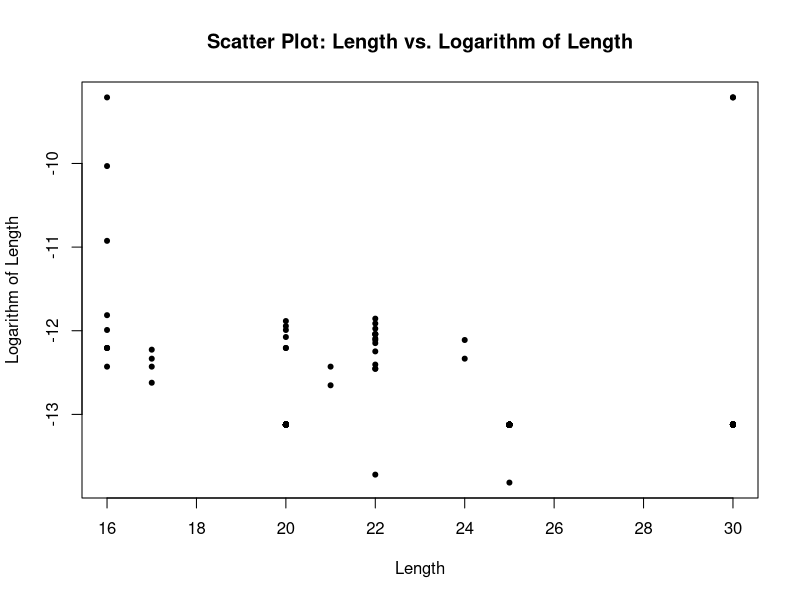
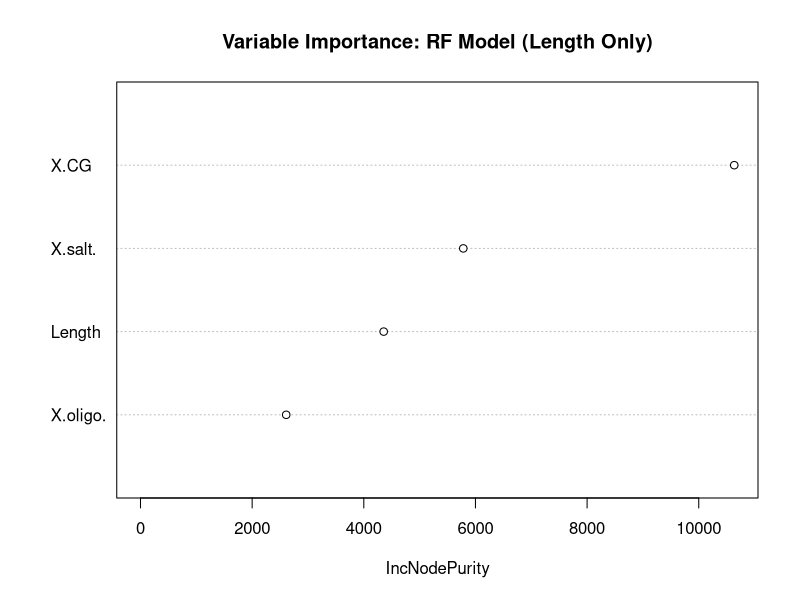
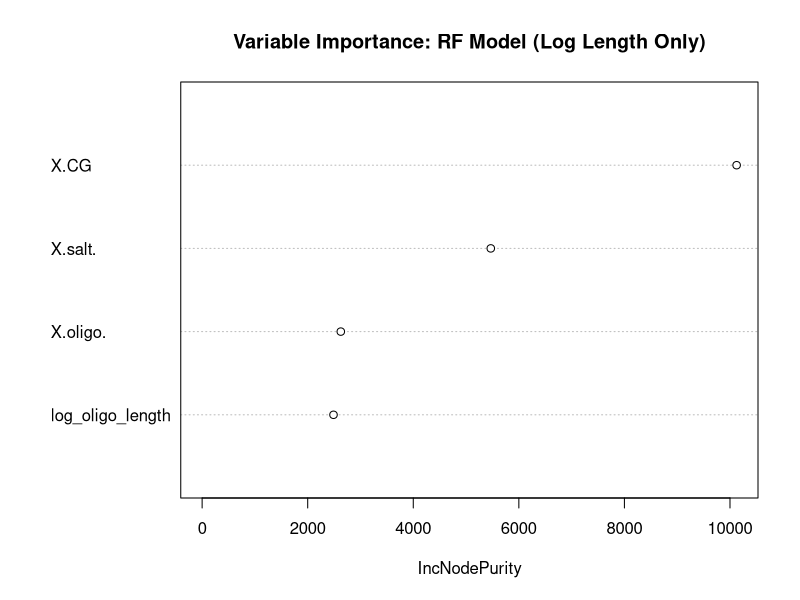
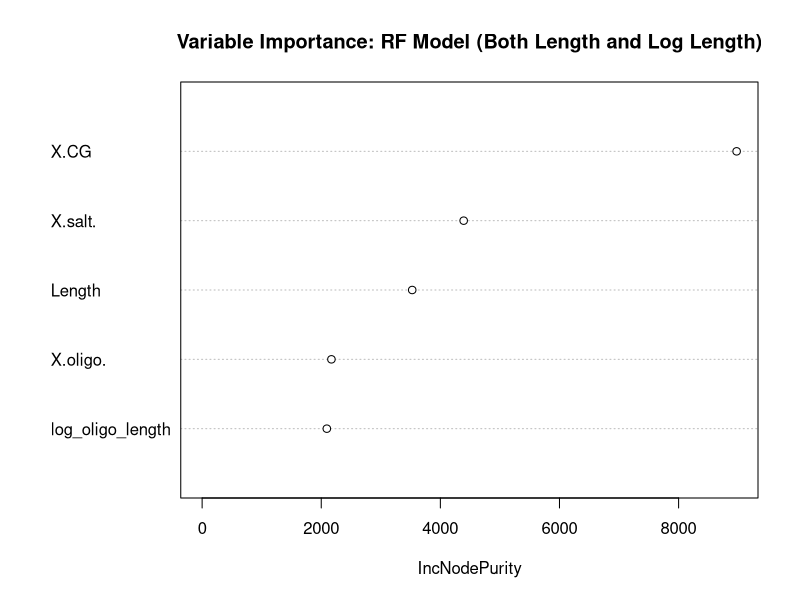

Here is the R script that generated these plots, in order:
# PROBLEM 1

set.seed(123)
df = read.csv("raw_data_accuracy_benchmark.fix.txt", sep="\t")

N = length(unique(df$Sequence))
test_seq = sample(unique(df$Sequence), N/5)
df_test = subset(df, Sequence %in% test_seq)
df_train = subset(df, !(Sequence %in% test_seq))


# 1

df$log_oligo_length <- log(df$X.oligo.)
df_test$log_oligo_length <- log(df_test$X.oligo.)
df_train$log_oligo_length <- log(df_train$X.oligo.)

# linear model
model <- lm(Tm_exp ~ X.CG + Length + X.salt. + X.oligo. + log_oligo_length, data = df_train)

pred_training <- predict(model, df_train)
pred_testing <- predict(model, df_test)

mse_training <- mean((df_train$Tm_exp - pred_training)^2)
mse_testing <- mean((df_test$Tm_exp - pred_testing)^2)

cat("Training MSE:", mse_training, "\n") 
# output: Training MSE: 8.365003 
cat("Testing MSE:", mse_testing, "\n")
# output: Testing MSE: 7.027037 

summary(model)

# QUESTION: Based on the linear model, which variables are important for the prediction?
# ANSWER: 
# The most important predictors of Tm_exp are salt concentration, length, and GC content, 
# as shown by their small p-values and significant coefficients. The other two which are 
# Log_oligo_length is moderately significant, while X.oligo (oligo concentration) is not statistically significant.
# More explanation:
## X.CG (GC content): a large t-value (38.407) and a very small p-value (2e-16), 
# indicating that GC content is a critical predictor of Tm_exp.
## Length: 1 unit increase in sequence length increases Tm_exp by 0.8837. 
# Its significance (19.509 t-value) and very small p-value (< 2e-16)
## X.salt (salt concentration): the most important, a very large coefficient (12.02) and very small p-value (< 2e-16),
# meaning that salt concentration has a strong effect on the melting temperature.


# 2 
# create scatterplot
plot(df_train$Length, df_train$log_oligo_length,
     xlab = "Length",
     ylab = "Logarithm of Length",
     main = "Scatter Plot: Length vs. Logarithm of Length",
     pch = 20, col = "black")

# Interpretation:
## What do you see?
# The scatter plot shows the relationship between Length (x-axis) and Logarithm of Length (y-axis). 
# Each point represents a data entry which appear to be a clear, non-random pattern, suggesting some level of relationship between the two variables.

## What kind of relationship/model?
# There seems to be a linear relationship between the length and its logarithmic transformation.

## Are they correlated?
# The correlation coefficient between Length and Logarithm of Length is -0.242, which indicates a weak negative correlation. 
# This means that as Length increases, Logarithm of Length tends to decrease slightly, yet the relationship is not strong.
cor(df_train$Length, df_train$log_oligo_length)
# output: -0.2420364


# model A (contains the length but not the logarithm of the length)
model_a <- lm(Tm_exp ~ X.CG + Length + X.salt. + X.oligo., data = df_train)
pred_test_a <- predict(model_a, df_test)
mse_test_a <- mean((df_test$Tm_exp - pred_test_a)^2)
cat("MSE for model with Length only:", mse_test_a, "\n")
# output: MSE for model with Length only: 7.10059 

# model B (contains the logarithm of the length but not the length)
model_b <- lm(Tm_exp ~ X.CG + log_oligo_length + X.salt. + X.oligo., data = df_train)
pred_test_b <- predict(model_b, df_test)
mse_test_b <- mean((df_test$Tm_exp - pred_test_b)^2)
cat("MSE for model with Logarithm of Length only:", mse_test_b, "\n")
# output: MSE for model with Logarithm of Length only: 20.89625 

# model C (contains both)
model_c <- lm(Tm_exp ~ X.CG + Length + log_oligo_length + X.salt. + X.oligo., data = df_train)
pred_test_c <- predict(model_c, df_test)
mse_test_c <- mean((df_test$Tm_exp - pred_test_c)^2)
cat("MSE for model with both Length and Logarithm of Length:", mse_test_c, "\n")
# output: MSE for model with both Length and Logarithm of Length: 7.027037 

# Which performs the best?
# Model C (with both Length and Logarithm of Length) performs the best because it achieves the lowest MSE, 
# which means it makes the most accurate predictions on the test set.


# 3
install.packages("randomForest")
library(randomForest)

# a) train RF on the three models
# RF on model A
rf_a <- randomForest(Tm_exp ~ X.CG + Length + X.salt. + X.oligo., data = df_train)
pred_test_rf_a <- predict(rf_a, df_test)
mse_rf_a <- mean((df_test$Tm_exp - pred_test_rf_a)^2)
cat("RF MSE for model with Length only:", mse_rf_a, "\n")

# RF on model B
rf_b <- randomForest(Tm_exp ~ X.CG + log_oligo_length + X.salt. + X.oligo., data = df_train)
pred_test_rf_b <- predict(rf_b, df_test)
mse_rf_b <- mean((df_test$Tm_exp - pred_test_rf_b)^2)
cat("RF MSE for model with Logarithm of Length only:", mse_rf_b, "\n")

# RF on model C
rf_c <- randomForest(Tm_exp ~ X.CG + Length + log_oligo_length + X.salt. + X.oligo., data = df_train)
pred_test_rf_c <- predict(rf_c, df_test)
mse_rf_c <- mean((df_test$Tm_exp - pred_test_rf_c)^2)
cat("RF MSE for model with both Length and Logarithm of Length:", mse_rf_c, "\n")

# b) do you see the same results? Which models work best?
# ANSWER: Yes, I see the same result with the linear models. Model C achieves the lowest MSE (7.027037), making it the best model.

# Create variable of importance plot
varImpPlot(rf_a, main = "Variable Importance: RF Model (Length Only)")
varImpPlot(rf_b, main = "Variable Importance: RF Model (Log Length Only)")
varImpPlot(rf_c, main = "Variable Importance: RF Model (Both Length and Log Length)")

# c) Now compare the variable importance plots (varImpPlot) of the two models with four variables, what do you notice?
# comparsion:
# Variable Importance for RF Model with Length Only (model A):
# X.CG and X.salt. appear to have high importance (IncNodePurity).
# Length also contributes meaningfully but is slightly less important than X.CG and X.salt..
# X.oligo. shows minimal importance.

# Variable Importance for RF Model with Logarithm of Length Only (model B):
# Similar to the model A, X.CG and X.salt. remain the most important variables.
# log_oligo_length is less important compared to X.CG and X.salt., similar to how Length performed in the first model.
# X.oligo. also shows minimal importance.

# Conclusion:
# Regardless which one to remove, either length or log_oligo_length, X.CG and X.salt. are consistently the most important variables in both models.


# (d) Now compare the variable importance plots with the output of the linear model. 
# Which variables are important for the linear model, which ones are important for the RF?
# X.CG is highly significant with a strong effect on melting temperature.
# X.salt.is also highly significant, with a large coefficient indicating strong influence.
# Length is significant, though its contribution is smaller compared to X.CG and X.salt.
# log_oligo_length is moderately significant in the combined model but not as strong as Length.
# Both X.CG and X.salt are also important for the RF.
# However, when both length and oligo_length are included in Model C, RF assigns higher importance to Length compared to log_oligo_length.
# Thus, this aligns with the linear model’s results, where Length was more significant than log_oligo_length.
# Are the same variables important?
# Both X.CG and X.salt. are the most important predictors for Tm_exp in linear models and RF.


# 4
install.packages("nnet")
library(nnet)

# 4A
set.seed(3)

# Model A (Length only, size = 5)
ann_a <- nnet(Tm_exp ~ X.CG + Length + X.salt. + X.oligo., 
              data = df_train, 
              size = 5, decay = 0.1, maxit = 1000, linout = TRUE)
pred_train_a <- predict(ann_a, df_train)
pred_test_a <- predict(ann_a, df_test)
mse_train_a <- mean((df_train$Tm_exp - pred_train_a)^2)
mse_test_a <- mean((df_test$Tm_exp - pred_test_a)^2)

# Model B (log_oligo_length only, size = 5)
ann_b <- nnet(Tm_exp ~ X.CG + log_oligo_length + X.salt. + X.oligo., 
              data = df_train, 
              size = 5, decay = 0.1, maxit = 1000, linout = TRUE)
pred_train_b <- predict(ann_b, df_train)
pred_test_b <- predict(ann_b, df_test)
mse_train_b <- mean((df_train$Tm_exp - pred_train_b)^2)
mse_test_b <- mean((df_test$Tm_exp - pred_test_b)^2)

# Model C (Both Length and log_oligo_length, size = 5)
ann_c <- nnet(Tm_exp ~ X.CG + Length + log_oligo_length + X.salt. + X.oligo., 
              data = df_train, 
              size = 5, decay = 0.1, maxit = 1000, linout = TRUE)
pred_train_c <- predict(ann_c, df_train)
pred_test_c <- predict(ann_c, df_test)
mse_train_c <- mean((df_train$Tm_exp - pred_train_c)^2)
mse_test_c <- mean((df_test$Tm_exp - pred_test_c)^2)

# Print MSE results
cat("Model A - Train MSE:", mse_train_a, "Test MSE:", mse_test_a, "\n")
# output seed(1): Model A - Train MSE: 3.381881 Test MSE: 4.265583 
# output seed(2): Model A - Train MSE: 5.229487 Test MSE: 4.620813 
# output seed(3): Model A - Train MSE: 3.372627 Test MSE: 2.719141 
cat("Model B - Train MSE:", mse_train_b, "Test MSE:", mse_test_b, "\n")
# output seed(1): Model B - Train MSE: 13.89047 Test MSE: 15.11639 
# output seed(2): Model B - Train MSE: 14.45938 Test MSE: 15.05877
# output seed(3): Model B - Train MSE: 12.54343 Test MSE: 15.72506 
cat("Model C - Train MSE:", mse_train_c, "Test MSE:", mse_test_c, "\n")
# output seed(1): Model C - Train MSE: 4.218148 Test MSE: 4.534806 
# output seed(2): Model C - Train MSE: 2.762754 Test MSE: 2.296193
# output seed(3): Model C - Train MSE: 2.670827 Test MSE: 2.295687 


## What do you notice when you train the same three models? Do you see a difference? 
# Model C achieves the lowest train and test MSE, which shows that both Length and log_oligo_length improves prediction accuracy.
# Model B has higher train and test MSE, showing that log_oligo_length alone is insufficient to explain the variability in Tm_exp.
# Model A performs better than Model B but not as well as Model C

## When you repeat the training, does the model performance vary?
# Yes, when I repeat the training process with three different seeds, it leads to minor changes in MSE values.
# However, Model C remains the model with the lowest train and test MSE, followed by Model A, and Model C.

# 4B
set.seed(123)
# Train ANN with new parameters
ann_large <- nnet(Tm_exp ~ X.CG + Length + log_oligo_length + X.salt. + X.oligo., data = df_train,
                  size = 50, decay = 0.5, maxit = 5000, linout = TRUE)

pred_train_large <- predict(ann_large, df_train)
pred_test_large <- predict(ann_large, df_test)

# Compute the MSE
mse_train_large <- mean((df_train$Tm_exp - pred_train_large)^2)
mse_test_large <- mean((df_test$Tm_exp - pred_test_large)^2)

# Print 
cat("MSE for Large ANN - Train:", mse_train_large, "\n")
# output: MSE for Large ANN - Train: 1.545923 
cat("MSE for Large ANN - Test:", mse_test_large, "\n")
# output: MSE for Large ANN - Test: 2.795042 

# What do you observe? Do you see a difference in the MSE, do you see a difference between the test and training data MSE – why do you think that is?
# MSE for Large ANN - Train: 1.545923 
# MSE for Large ANN - Test: 2.795042 
# The relatively close values (1.545923 vs. 2.795042) suggest that the model generalizes reasonably well for a larger ANN.
# The larger ANN has a slightly better Test MSE compared to simpler ANN models in 4A

# 4C
# Based on your results, would you recommend ANN over RF or linear models for this problem?
# Is it a good idea to evaluate multiple models on the test data and select the best model based on its performance on the test set? 
# Explain your reasoning.

# ANSWER:
# We can use RF if the dataset size is small, and interpretability is important.
# But we can use ANN if we want to achieve the lowest MS and if we can ensure regularization to avoid overfitting.

# explanation:
## ANN has strengths:
# 1. Ability to Model Nonlinear Relationships:
# ANNs, especially larger ones, can capture complex relationships in the data that may not be easily captured by linear models or Random Forest (RF).
# In this case, the large ANN (size = 50) performed well, achieving a test MSE of 2.795042, close to the best simpler ANN model in 4A (2.498492).
# 2. Better Fit to Data:
# The ANN achieved the lowest train MSE (~1.5) compared to RF and linear models. This indicates its ability to fit the data well.
# ANN has limitations:
# 1. Risk of overfitting
# The initial results (before setting a seed) showed overfitting, with a high test MSE (4.071019).
# 2. The size of data
# ANNs often require large datasets to fully leverage their capabilities. With smaller datasets, simpler models like RF or linear regression are often more robust.
## RF Pros:
# RF achieved competitive test MSE (likely close to ~2.5 based on earlier results) and is less sensitive to overfitting.
## Linear model pros:
# The linear model with both Length and log_oligo_length achieved competitive MSE (7.027037), though not as good as RF or ANN.

# ANSWER:
# No, it is not a good idea. 
# This is because the model was fitted to the training data and the parameters were optimized to reduce the error on the training data. 
# The testing data represents 'new data,' which the model has not seen before, and is used to evaluate how well the model generalizes to unseen data. 
# By evaluating multiple models on the test set and selecting the best one, we indirectly risk tuning the model to the test set, 
# making it no longer an unbiased evaluation of performance on unseen data. 
# To avoid this, it is crucial to use a validation dataset for model selection and hyperparameter tuning, 
# leaving the test set untouched until the very end as a final evaluation of the model.



